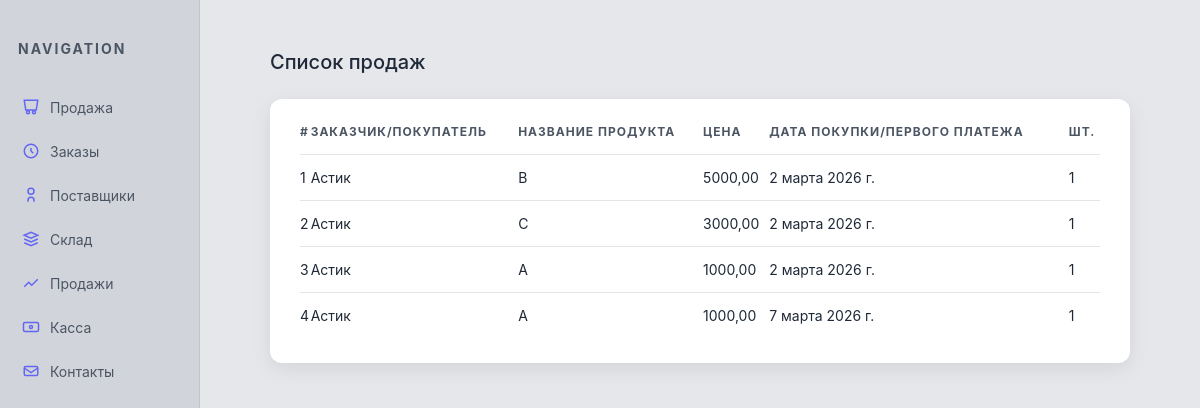
/glavn/prod/, run on the app's committed database.
### program/models.py (models this page shows)
class Prodaj(models.Model):
    fio = models.CharField(max_length=100)
    product = models.CharField(max_length=100)
    prod_date = models.DateField()
    cen = models.DecimalField(max_digits=12, decimal_places=2)
    count = models.SmallIntegerField()
    prod_form = models.TextField(max_length=20)
    zakaz_id = models.TextField()

### program/views.py (the view)
# urls.py: path('prod/', views.prod),
def prod(req):
    data = Prodaj.objects.all()
    return render(req, 'program/prod.html', {'data': data})

### program/templates/program/prod.html (shortened to what this page needs)
<!DOCTYPE html>
<html lang="ru">
<head>
</head>
<body>
<div class="sidebar">
    <h2>Navigation</h2>
    <ul>
        <li><a href="/glavn/prodaj/"><svg fill="none" stroke="currentColor" viewBox="0 0 24 24"><path d="M3 3h18l-2 13H5L3 3z"/><path d="M16 21a2 2 0 100-4 2 2 0 000 4zM8 21a2 2 0 100-4 2 2 0 000 4z"/></svg>Продажа</a></li>
        <li><a href="/glavn/zakaz/"><svg fill="none" stroke="currentColor" viewBox="0 0 24 24"><path d="M12 8v4l3 3"/><circle cx="12" cy="12" r="9"/></svg>Заказы</a></li>
        <li><a href="/glavn/postav/"><svg fill="none" stroke="currentColor" viewBox="0 0 24 24"><path d="M16 21v-2a4 4 0 00-8 0v2"/><circle cx="12" cy="7" r="4"/></svg>Поставщики</a></li>
        <li><a href="/glavn/product/"><svg fill="none" stroke="currentColor" viewBox="0 0 24 24"><path d="M3 7l9-4 9 4-9 4-9-4z"/><path d="M3 17l9 4 9-4"/><path d="M3 12l9 4 9-4"/></svg>Склад</a></li>
        <li><a href="/glavn/prod/"><svg fill="none" stroke="currentColor" viewBox="0 0 24 24"><path d="M3 17l6-6 4 4 8-8"/></svg>Продажи</a></li>
        <li><a href="/glavn/cash/"><svg fill="none" stroke="currentColor" viewBox="0 0 24 24"><rect x="2" y="6" width="20" height="12" rx="2"/><circle cx="12" cy="12" r="2"/></svg>Касса</a></li>
        <li><a href="/glavn/contacts/"><svg fill="none" stroke="currentColor" viewBox="0 0 24 24"><path d="M21 8a2 2 0 00-2-2H5a2 2 0 00-2 2v8a2 2 0 002 2h14a2 2 0 002-2V8z"/><path d="M3 8l9 6 9-6"/></svg>Контакты</a></li>
    </ul>
</div>
<div class="main">
    <h2>Список продаж</h2>
    <div class="table-wrapper">
        <table>
            <tr>
                <th>#</th>
                <th>Заказчик/Покупатель</th>
                <th>Название продукта</th>
                <th>Цена</th>
                <th>Дата покупки/первого платежа</th>
                <th>Шт.</th>
            </tr>
            {% for i in data %}
            <tr>
                <td>{{ forloop.counter }}</td>
                <td>{{ i.fio }}</td>
                <td>{{ i.product }}</td>
                <td>{{ i.cen }}</td>
                <td>{{ i.prod_date }}</td>
                <td>{{ i.count }}</td>
            </tr>
            {% endfor %}
        </table>
    </div>
</div>
</body>
</html>

### program/templates/program/prod.html (style rules this page uses)
:root { --bg-main: #e5e7eb; --bg-sidebar: #d1d5db; --bg-card: #ffffff; --accent: #4f46e5; --accent-light: #6366f1; --text-main: #1f2937; --text-muted: #4b5563; --danger: #ef4444; }
* { margin:0; padding:0; box-sizing:border-box; }
body { font-family: 'Inter', sans-serif; background: var(--bg-main); color: var(--text-main); display: flex; min-height: 100vh; }
.sidebar { width: 200px; background: var(--bg-sidebar); padding: 40px 18px; position: fixed; height: 100%; border-right: 1px solid rgba(0,0,0,0.08); }
.sidebar h2 { font-size: 14px; letter-spacing: 2px; text-transform: uppercase; color: var(--text-muted); margin-bottom: 35px; }
.sidebar ul { list-style:none; }
.sidebar li { margin-bottom: 14px; }
.sidebar a { display: flex; align-items: center; gap: 10px; text-decoration: none; color: var(--text-muted); font-size: 14px; padding: 6px 4px; border-radius: 6px; transition: 0.25s ease; }
.sidebar svg { width: 18px; height: 18px; stroke-width: 2; stroke: var(--accent-light); transition: 0.25s ease; }
.main { margin-left: 200px; width: 100%; padding: 50px 70px; }
.main h2 { margin-bottom: 25px; font-size: 20px; font-weight: 500; }
.table-wrapper { background: var(--bg-card); border-radius: 12px; padding: 25px 30px; box-shadow: 0 6px 20px rgba(0,0,0,0.08); overflow-x: auto; }
table { width: 100%; border-collapse: collapse; }
th { text-align: left; font-size: 12px; text-transform: uppercase; letter-spacing: 1px; color: var(--text-muted); padding-bottom: 15px; }
td { padding: 14px 0; border-top: 1px solid rgba(0,0,0,0.1); font-size: 14px; }

### data on the page
Prodaj: fio "Астик", product "B", cen "5000,00", prod_date "2 марта 2026 г.", count "1"
Prodaj: fio "Астик", product "C", cen "3000,00", prod_date "2 марта 2026 г.", count "1"
Prodaj: fio "Астик", product "A", cen "1000,00", prod_date "2 марта 2026 г.", count "1"
Prodaj: fio "Астик", product "A", cen "1000,00", prod_date "7 марта 2026 г.", count "1"
